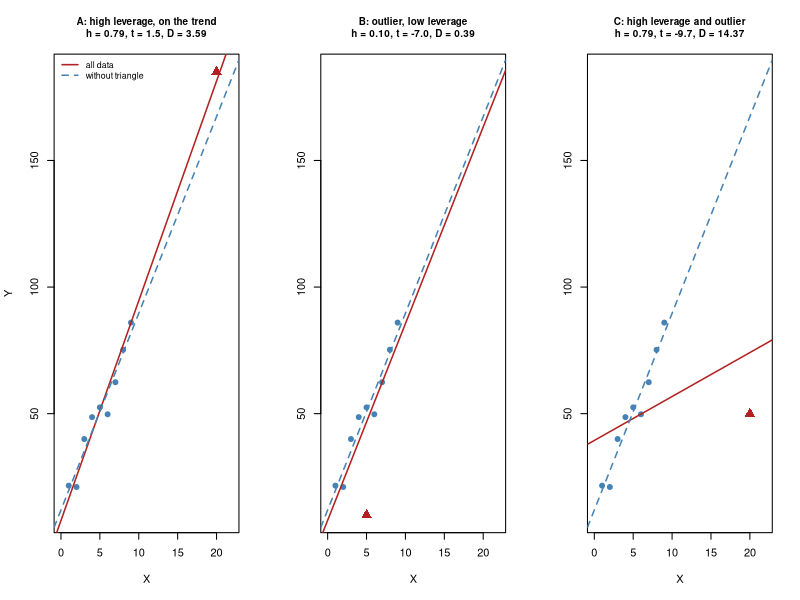

Here is the R script that generated this plot:
# High leverage, outlier, influential point: fits with and without the marked observation.
set.seed(0)
x <- 1:9
y <- 5 + 9 * x + 6 * rnorm(length(x))
cases <- list(
  list(title = "A: high leverage, on the trend", xo = 20, yo = 5 + 9 * 20),
  list(title = "B: outlier, low leverage", xo = 5, yo = 10),
  list(title = "C: high leverage and outlier", xo = 20, yo = 50)
)

fit <- lm(y ~ x)
ylim <- range(c(y, sapply(cases, function(cs) cs$yo)))
op <- par(mfrow = c(1, 3))
for (k in seq_along(cases)) {
  cs <- cases[[k]]
  xa <- c(x, cs$xo)
  ya <- c(y, cs$yo)
  fit_a <- lm(ya ~ xa)
  m <- length(xa)
  h <- hatvalues(fit_a)[m]
  t <- rstudent(fit_a)[m]          # studentized deleted residual
  D <- cooks.distance(fit_a)[m]
  plot(x, y, pch = 19, col = "steelblue", xlim = c(0, 22), ylim = ylim, xlab = "X",
       ylab = if (k == 1) "Y" else "",
       main = sprintf("%s\nh = %.2f, t = %.1f, D = %.2f", cs$title, h, t, D), cex.main = 0.9)
  points(cs$xo, cs$yo, pch = 17, col = "firebrick", cex = 1.6)
  abline(fit_a, col = "firebrick", lwd = 1.5)
  abline(fit, col = "steelblue", lwd = 1.5, lty = 2)
  if (k == 1) legend("topleft", bty = "n", cex = 0.8, lwd = 1.5, lty = c(1, 2),
                     col = c("firebrick", "steelblue"), legend = c("all data", "without triangle"))
}
par(op)
